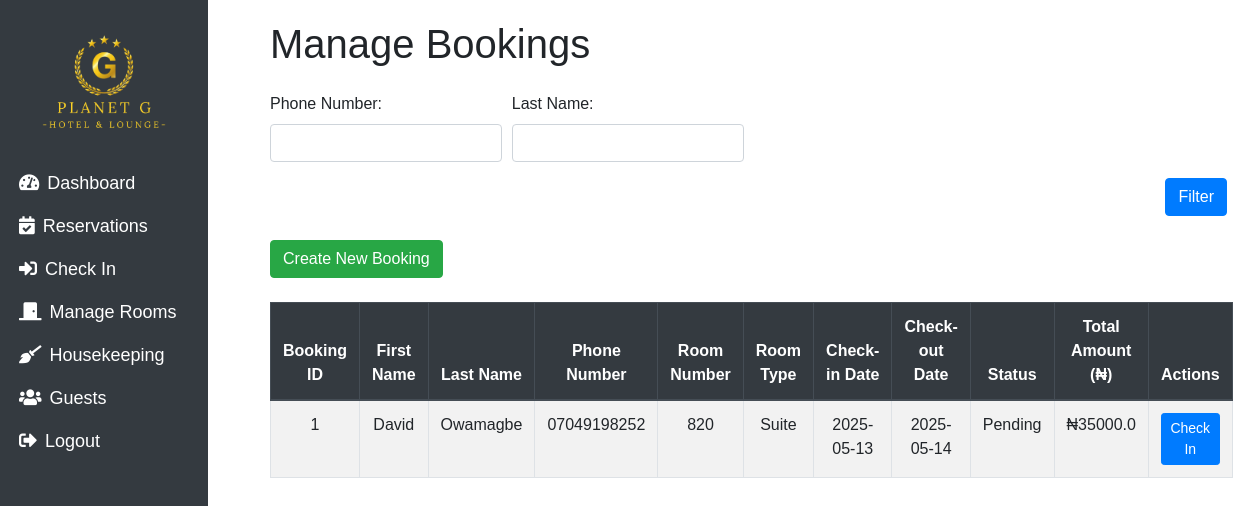
Before: /bookings with the older database file.
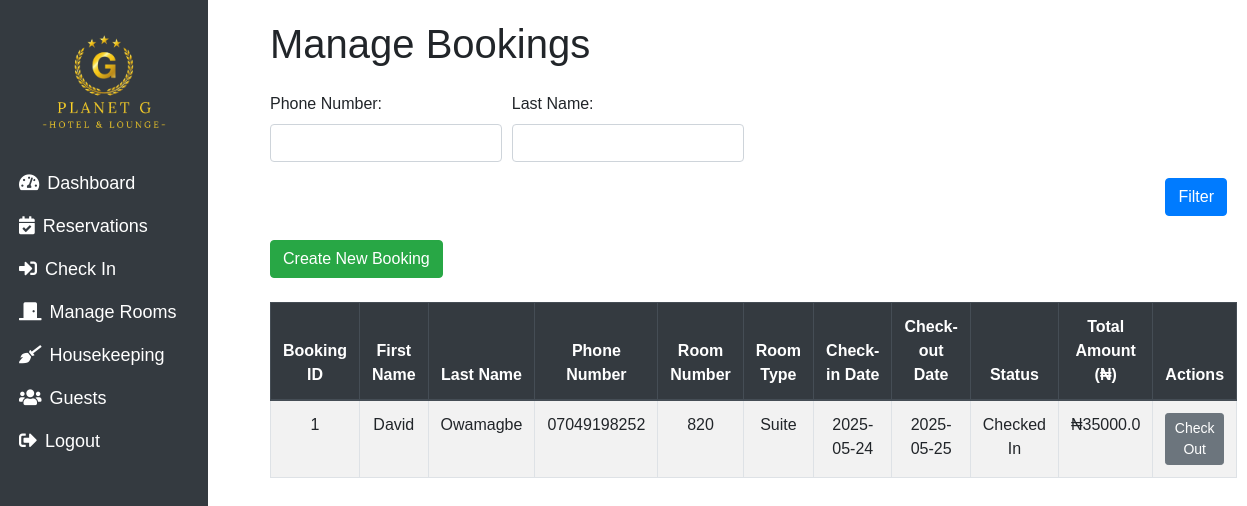
After: the same page with the newer database file.
### main.py (models this page shows, shortened)
class Booking(db.Model):
    id = db.Column(db.Integer, primary_key=True)
    first_name = db.Column(db.String(100), nullable=False)
    last_name = db.Column(db.String(100), nullable=False)
    phone_number = db.Column(db.String(20), nullable=False)
    email = db.Column(db.String(120), nullable=False)
    address = db.Column(db.String(200), nullable=False)
    id_type = db.Column(db.String(50), nullable=True)
    id_number = db.Column(db.String(50), nullable=True)
    check_in_date = db.Column(db.Date, nullable=False)
    check_out_date = db.Column(db.Date, nullable=False)
    children_number = db.Column(db.Integer, nullable=False)
    adults_number = db.Column(db.Integer, nullable=False)
    status = db.Column(db.String(20), nullable=False, default='Pending')
    room_id = db.Column(db.Integer, db.ForeignKey('room.id'), nullable=False)
    guest_id = db.Column(db.Integer, db.ForeignKey('guest.id'), nullable=False)  # ForeignKey for Guest
    total_amount = db.Column(db.Float, nullable=False)

class Room(db.Model):
    id = db.Column(db.Integer, primary_key=True)
    room_number = db.Column(db.String(50), unique=True, nullable=False)
    room_type = db.Column(db.String(50), nullable=False)
    status = db.Column(db.String(50), nullable=False)
    price = db.Column(db.Numeric(10, 2), nullable=False)  # Numeric type for price
    bookings = db.relationship('Booking', backref='room', lazy=True)
    reservations = db.relationship('Reservation', backref='room', lazy=True)

### main.py (the view)
@app.route('/bookings', methods=['GET'])
def manage_bookings():
    phone_number = request.args.get('phone_number','')
    last_name = request.args.get('last_name','')
    bookings = Booking.query
    if phone_number:
        bookings = bookings.filter(Booking.phone_number.like(f'%{phone_number}%'))
    if last_name:
        bookings = bookings.filter(Booking.last_name.like(f'%{last_name}%'))
    bookings = bookings.order_by(Booking.id.desc()).all()
    return render_template('manage_bookings.html', bookings=bookings,phone_number=phone_number,last_name=last_name)

### templates/manage_bookings.html (shortened to what the changed rows need)
<!DOCTYPE html>
<html lang="en">
<head>
    <link rel="stylesheet" href="https://stackpath.bootstrapcdn.com/bootstrap/4.5.2/css/bootstrap.min.css">
    <link rel="stylesheet" href="/static/css/dashboard.css" />
    <link href="https://cdnjs.cloudflare.com/ajax/libs/font-awesome/5.15.4/css/all.min.css" rel="stylesheet">
</head>
<body>
    <div class="content">
        <h1 class="mb-4">Manage Bookings</h1>
        <table class="table table-striped table-bordered">
            <thead class="thead-dark">
                <tr>
                    <th>Booking ID</th>
                    <th>First Name</th>
                    <th>Last Name</th>
                    <th>Phone Number</th>
                    <th>Room Number</th>
                    <th>Room Type</th>
                    <th>Check-in Date</th>
                    <th>Check-out Date</th>
                    <th>Status</th>
                    <th>Total Amount (₦)</th>
                    <th>Actions</th>
                </tr>
            </thead>
            <tbody>
                {% for booking in bookings %}
                <tr>
                    <td>{{ booking.id }}</td>
                    <td>{{ booking.first_name }}</td>
                    <td>{{ booking.last_name }}</td>
                    <td>{{ booking.phone_number }}</td>
                    <td>{{ booking.room.room_number }}</td>
                    <td>{{ booking.room.room_type }}</td>
                    <td>{{ booking.check_in_date }}</td>
                    <td>{{ booking.check_out_date }}</td>
                    <td>{{ booking.status }}</td>
                    <td>₦{{ booking.total_amount }}</td>
                    <td>
                        {% if booking.status == 'Pending' %}
                        <form action="{{ url_for('check_in', booking_id=booking.id) }}" method="POST" style="display:inline;">
                            <button type="submit" class="btn btn-primary btn-sm">Check In</button>
                        </form>
                        {% elif booking.status == 'Checked In' %}
                        <form action="{{ url_for('check_out', booking_id=booking.id) }}" method="POST" style="display:inline;">
                            <button type="submit" class="btn btn-secondary btn-sm">Check Out</button>
                        </form>
                        {% endif %}
                    </td>
                </tr>
                {% endfor %}
            </tbody>
        </table>
    </div>
</body>
</html>

Changed rows visible on the page:
changed Booking "David": check_in_date "2025-05-13" → "2025-05-24"; check_out_date "2025-05-14" → "2025-05-25"; status "Pending" → "Checked In"; status "Check In" → "Check Out"
